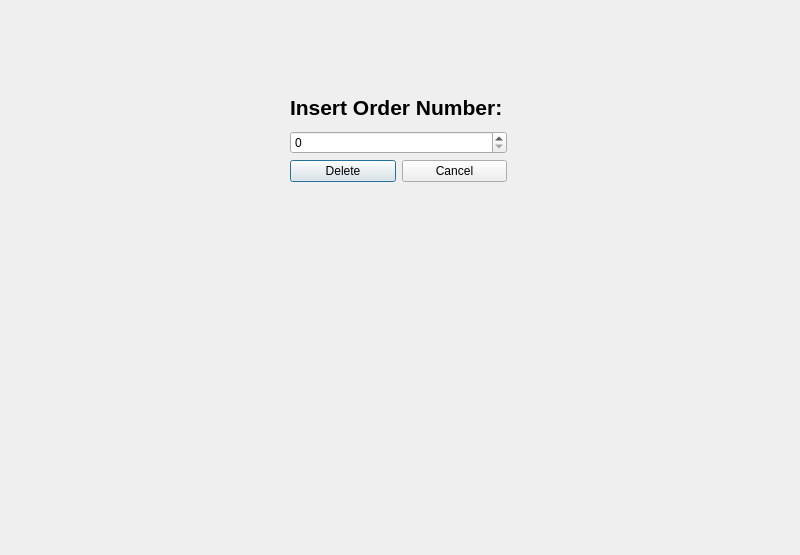
<?xml version="1.0" encoding="UTF-8"?>
<ui version="4.0">
 <class>deleteOrderCentralWidget</class>
 <widget class="QWidget" name="deleteOrderCentralWidget">
  <property name="geometry">
   <rect>
    <x>0</x>
    <y>0</y>
    <width>800</width>
    <height>555</height>
   </rect>
  </property>
  <property name="windowTitle">
   <string>Form</string>
  </property>
  <widget class="QWidget" name="">
   <property name="geometry">
    <rect>
     <x>290</x>
     <y>90</y>
     <width>217</width>
     <height>92</height>
    </rect>
   </property>
   <layout class="QVBoxLayout" name="verticalLayout_2">
    <item>
     <layout class="QVBoxLayout" name="verticalLayout">
      <item>
       <widget class="QLabel" name="label">
        <property name="font">
         <font>
          <pointsize>16</pointsize>
          <bold>true</bold>
         </font>
        </property>
        <property name="text">
         <string>Insert Order Number:</string>
        </property>
       </widget>
      </item>
      <item>
       <widget class="QSpinBox" name="delete_order_number">
        <property name="layoutDirection">
         <enum>Qt::LayoutDirection::LeftToRight</enum>
        </property>
        <property name="maximum">
         <number>10000</number>
        </property>
       </widget>
      </item>
     </layout>
    </item>
    <item>
     <layout class="QHBoxLayout" name="horizontalLayout">
      <item>
       <widget class="QPushButton" name="delete_order_button">
        <property name="text">
         <string>Delete</string>
        </property>
        <property name="default">
         <bool>true</bool>
        </property>
       </widget>
      </item>
      <item>
       <widget class="QPushButton" name="cancel_deletion_button">
        <property name="text">
         <string>Cancel</string>
        </property>
       </widget>
      </item>
     </layout>
    </item>
   </layout>
  </widget>
 </widget>
 <resources/>
 <connections/>
</ui>
